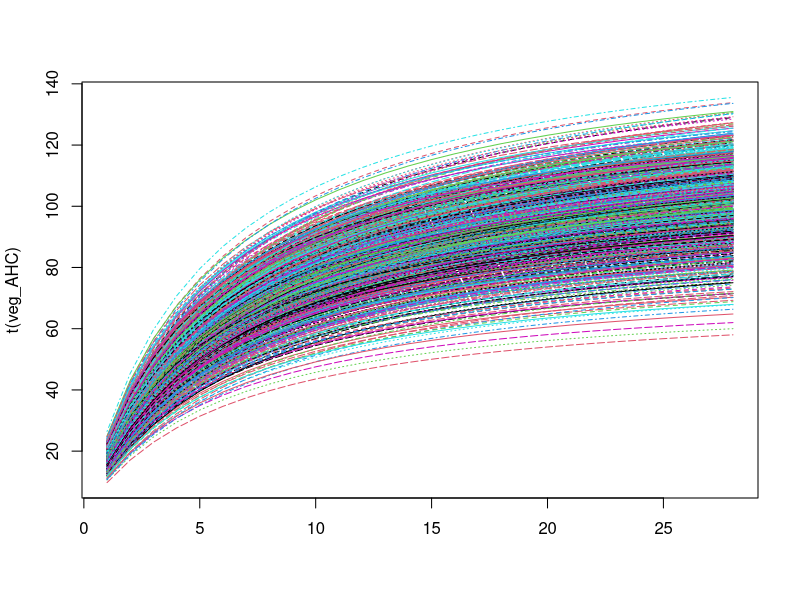

Reproduce this figure in R.
# Nest Survival Simulation
sims <- 1000 # number of nest simulations
nest_t <- 28 # length of nesting season

# initiate vegetation matrix 
veg_AHC <- matrix(nrow = sims, ncol = nest_t)

for(i in 1:sims){
  # a = asymptote height 
  # b = is the slope value when a is half its value
  # t = is the independent variable "day"
  a <- 122 + rnorm(1, 0, 15)
  b <- 6 + rnorm(1, 0, 0.5)
  
  for(t in 1:nest_t){
    
    veg_AHC[i, t] <- (a * t) / (b + t)
  }
}

matplot(t(veg_AHC), type = "l")

veg_AHC <- (veg_AHC - mean(veg_AHC)) / sd(veg_AHC)

# setting intercept and slope coefficients
b0 <- log(.963) - log(1 - .963)
b1 <- c(-0.3, -0.2, -0.1, 0, 0.1, 0.2, 0.3)

# initiate a survival matrix
nest_null <- matrix(nrow = sims, ncol = nest_t)
nest_p1 <- matrix(nrow = sims, ncol = nest_t)
nest_p2 <- matrix(nrow = sims, ncol = nest_t)
nest_p3 <- matrix(nrow = sims, ncol = nest_t)
nest_n1 <- matrix(nrow = sims, ncol = nest_t)
nest_n2 <- matrix(nrow = sims, ncol = nest_t)
nest_n3 <- matrix(nrow = sims, ncol = nest_t)

# Setting the first interval of the nesting season to 1
nest_null[, 1] <- nest_p1[, 1] <- nest_p2[, 1] <- nest_p3[, 1] <- nest_n1[, 1] <- nest_n2[, 1] <- nest_n3[, 1] <- 1

for(i in 1:sims){
  # looping through each nest

  for(t in 2:nest_t){
    # looping over each nesting interval
    
    # negative effect
    nest_n3[i, t] <- rbinom(n = 1, size = 1, 
                            prob = plogis(b0 + b1[1] * veg_AHC[i, t]) * nest_n3[i, t - 1])
    
    nest_n2[i, t] <- rbinom(n = 1, size = 1, 
                            prob = plogis(b0 + b1[2] * veg_AHC[i, t]) * nest_n2[i, t - 1])
    
    nest_n1[i, t] <- rbinom(n = 1, size = 1, 
                            prob = plogis(b0 + b1[3] * veg_AHC[i, t]) * nest_n1[i, t - 1])
    
    # No effect 
    nest_null[i, t] <- rbinom(n = 1, size = 1, 
                              prob = plogis(b0 + b1[4] * veg_AHC[i, t]) * nest_null[i, t - 1])
    # positive effect
    nest_p1[i, t] <- rbinom(n = 1, size = 1,
                            prob = plogis(b0 + b1[5] * veg_AHC[i, t]) * nest_p1[i, t - 1])
    
    nest_p2[i, t] <- rbinom(n = 1, size = 1, 
                            prob = plogis(b0 + b1[6] * veg_AHC[i, t]) * nest_p2[i, t - 1])
    
    nest_p3[i, t] <- rbinom(n = 1, size = 1, 
                            prob = plogis(b0 + b1[7] * veg_AHC[i, t]) * nest_p3[i, t - 1])
    
  }
  
}

# Create a single data.frame for each of the different effects with the different vegetation heights
# First column - nest fate (0/1)
# Second column - vegetation height at nest fate
# Third column - vegetation height at estimated nest hatch
# fourth column - vegetation as a continuous covariate through time

data <- data.frame(ID = rep(paste("ID", 1:1000, sep = ""), each = 28), 
                   Null = as.vector(t(nest_null)), 
                   p1 = as.vector(t(nest_p1)),
                   p2 = as.vector(t(nest_p2)), 
                   p3 = as.vector(t(nest_p3)), 
                   n1 = as.vector(t(nest_n1)), 
                   n2 = as.vector(t(nest_n2)), 
                   n3 = as.vector(t(nest_n3)), 
                   veg_fate_null = NA, 
                   veg_hatch_null = NA, 
                   veg_cont_null = NA,
                   veg_fate_p1 = NA, 
                   veg_hatch_p1 = NA,
                   veg_cont_p1 = NA,
                   veg_fate_p2 = NA, 
                   veg_hatch_p2 = NA, 
                   veg_cont_p2 = NA, 
                   veg_fate_p3 = NA, 
                   veg_hatch_p3 = NA,
                   veg_cont_p3 = NA,
                   veg_fate_n1= NA, 
                   veg_hatch_n1 = NA,
                   veg_cont_n1 = NA,
                   veg_fate_n2 = NA, 
                   veg_hatch_n2 = NA,
                   veg_cont_n2 = NA,
                   veg_fate_n3 = NA, 
                   veg_hatch_n3 = NA,
                   veg_cont_n3 = NA)

id <- unique(data$ID)

for(i in 1:length(id)){
  ind <- which(id[i] == data$ID)
  
  # No effect
  null_vec <- data$Null[ind]
  null_fail <- which(data$Null[ind] == 0)
  
  if(length(null_fail) > 0){
    # vegetation height at fate of nest (i.e date of failure)
    data$veg_fate_null[ind[1]:ind[null_fail][1]] <- veg_AHC[i, null_fail[1]]
    # vegetation height at estimated hatch date (day 28)
    data$veg_hatch_null[ind[1]:ind[null_fail][1]] <- veg_AHC[i, 28]
    # Vegetation height as continuous growth
    data$veg_cont_null[ind[1]:ind[null_fail][1]] <- veg_AHC[i, 1:null_fail[1]]
  } else {
    data$veg_fate_null[ind] <- veg_AHC[i, 28]
    data$veg_hatch_null[ind] <- veg_AHC[i, 28]
    data$veg_cont_null[ind] <- veg_AHC[i, ]
  }
  
  # Positive effect
  p1_vec <- data$p1[ind]
  p1_fail <- which(data$p1[ind] == 0)
  
  if(length(p1_fail) > 0){
    # vegetation height at fate of nest (i.e. date of failure)
    data$veg_fate_p1[ind[1]:ind[p1_fail][1]] <- veg_AHC[i, p1_fail[1]]
    # Vegetation height at estimated hatch date (day 28)
    data$veg_hatch_p1[ind[1]:ind[p1_fail][1]]  <- veg_AHC[i, 28]
    # vegetation height as continuous growth
    data$veg_cont_p1[ind[1]:ind[p1_fail][1]] <- veg_AHC[i, 1:p1_fail[1]]
  } else {
    data$veg_fate_p1[ind] <- veg_AHC[i, 28]
    data$veg_hatch_p1[ind] <- veg_AHC[i, 28]
    data$veg_cont_p1[ind] <- veg_AHC[i, ]
  }
  
  p2_vec <- data$p2[ind]
  p2_fail <- which(data$p2[ind] == 0)
  
  if(length(p2_fail) > 0){
    # vegetation height at fate of nest (i.e date of failure)
    data$veg_fate_p2[ind[1]:ind[p2_fail][1]] <- veg_AHC[i, p2_fail[1]]
    # vegetation height at estimated hatch date (day 28)
    data$veg_hatch_p2[ind[1]:ind[p2_fail][1]] <- veg_AHC[i, 28]
    # vegetation height continuous growth
    data$veg_cont_p2[ind[1]:ind[p2_fail][1]] <- veg_AHC[i, 1:p2_fail[1]]
  } else {
    data$veg_fate_p2[ind] <- veg_AHC[i, 28]
    data$veg_hatch_p2[ind] <- veg_AHC[i, 28]
    data$veg_cont_p2[ind] <- veg_AHC[i, ]
  }
  
  p3_vec <- data$p3[ind]
  p3_fail <- which(data$p3[ind] == 0)
  
  if(length(p3_fail) > 0){
    # vegetation height at fate of nest (i.e. date of failure)
    data$veg_fate_p3[ind[1]:ind[p3_fail][1]] <- veg_AHC[i, p3_fail[1]]
    # vegetation height at estimated hatch date (day 28)
    data$veg_hatch_p3[ind[1]:ind[p3_fail][1]] <- veg_AHC[i, 28]
    # vegetation height continuous growth
    data$veg_cont_p3[ind[1]:ind[p3_fail][1]] <- veg_AHC[i, 1:p3_fail[1]]
  } else {
    data$veg_fate_p3[ind] <- veg_AHC[i, 28]
    data$veg_hatch_p3[ind] <- veg_AHC[i, 28]
    data$veg_cont_p3[ind] <- veg_AHC[i, ]
  }
  
  # Negative effect
  n1_vec <- data$n1[ind]
  n1_fail <- which(data$n1[ind] == 0)
  
  if(length(n1_fail) > 0){
    # vegetation height at fate of nest (i.e. date of failure)
    data$veg_fate_n1[ind[1]:ind[n1_fail][1]] <- veg_AHC[i, n1_fail[1]]
    # Vegetation height at estimated hatch date (day 28)
    data$veg_fate_n1[ind[1]:ind[n1_fail][1]] <- veg_AHC[i, 28]
    # vegetation height continous growth
    data$veg_cont_n1[ind[1]:ind[n1_fail][1]] <- veg_AHC[i, 1:n1_fail[1]]
  } else {
    data$veg_fate_n1[ind] <- veg_AHC[i, 28]
    data$veg_hatch_n1[ind] <- veg_AHC[i, 28]
    data$veg_cont_n1[ind] <- veg_AHC[i, ]
  }
  
  n2_vec <- data$n2[ind]
  n2_fail <- which(data$n2[ind] == 0)
  
  if(length(n2_fail) > 0){
    # vegetation height at fate of nest (i.e. date of failure)
    data$veg_fate_n2[ind[1]:ind[n2_fail][1]] <- veg_AHC[i, n2_fail[1]]
    # Vegetation height at estimated hatch date (day 28)
    data$veg_hatch_n2[ind[1]:ind[n2_fail][1]] <- veg_AHC[i, 28]
    # vegetation height continuous growth
    data$veg_cont_n2[ind[1]:ind[n2_fail][1]] <- veg_AHC[i, 1:n2_fail[1]]
  } else {
    data$veg_fate_n2[ind] <- veg_AHC[i, 28]
    data$veg_hatch_n2[ind] <- veg_AHC[i, 28]
    data$veg_cont_n2[ind] <- veg_AHC[i, ]
  }
  
  n3_vec <- data$n3[ind]
  n3_fail <- which(data$n3[ind] == 0)
  
  if(length(n3_fail) > 0){
    # vegetation height at fate of nest (i.e. date of failure)
    data$veg_fate_n3[ind[1]:ind[n3_fail][1]] <- veg_AHC[i, n3_fail[1]]
    # vegetation height at hatch date (day 28)
    data$veg_hatch_n3[ind[1]:ind[n3_fail][1]] <- veg_AHC[i, 28]
    # vegetation height continuous growth
    data$veg_cont_n3[ind[1]:ind[n3_fail][1]] <- veg_AHC[i, 1:n3_fail[1]]
  } else {
    data$veg_fate_n3[ind] <- veg_AHC[i, 28]
    data$veg_hatch_n3[ind] <- veg_AHC[i, 28]
    data$veg_cont_n3[ind] <- veg_AHC[i, ]
  }
  print(i)
}

View(data)
